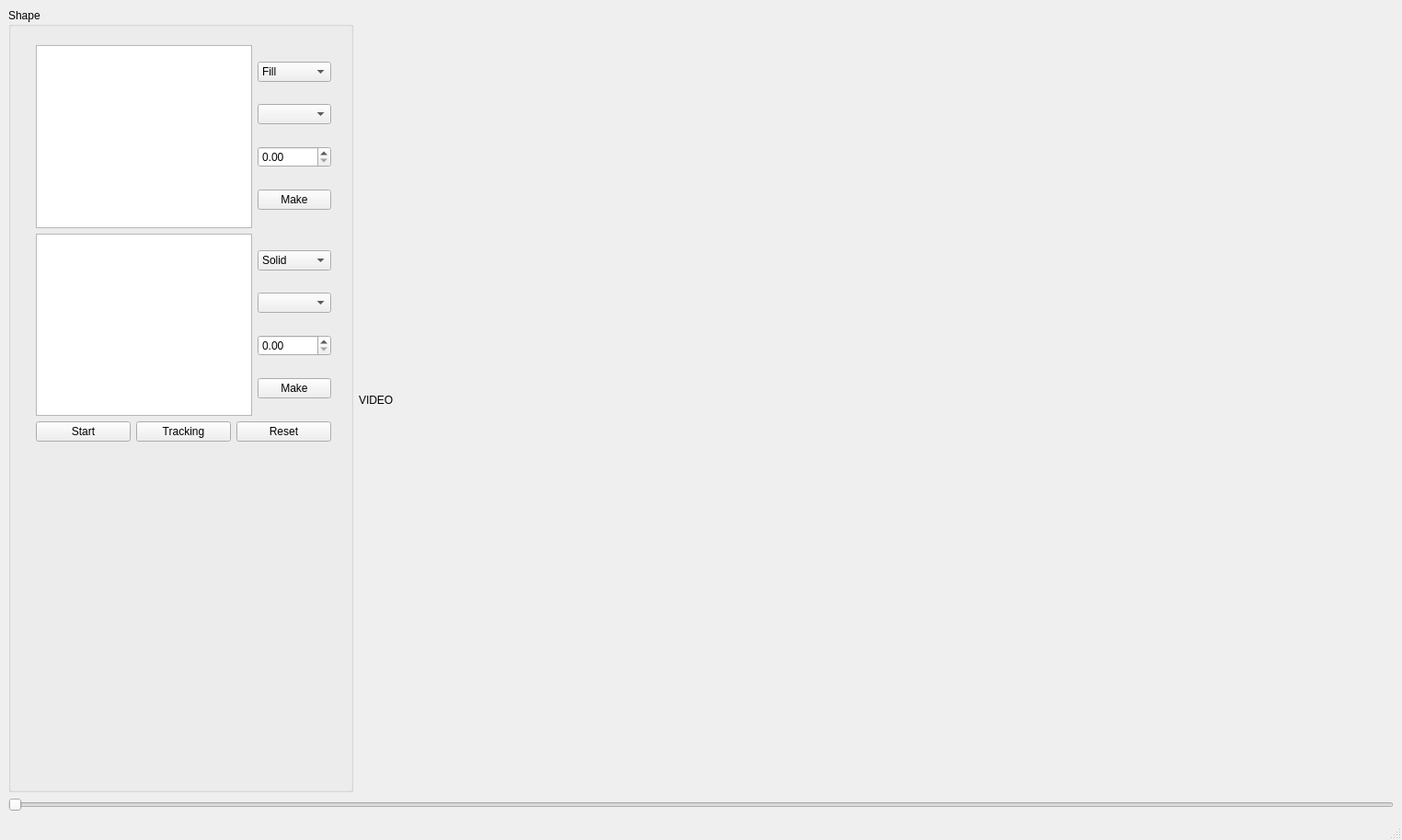
<?xml version="1.0" encoding="UTF-8"?>
<ui version="4.0">
 <class>MainWindow</class>
 <widget class="QMainWindow" name="MainWindow">
  <property name="geometry">
   <rect>
    <x>0</x>
    <y>0</y>
    <width>1524</width>
    <height>913</height>
   </rect>
  </property>
  <property name="windowTitle">
   <string>MainWindow</string>
  </property>
  <widget class="QWidget" name="centralwidget">
   <layout class="QHBoxLayout" name="horizontalLayout_2">
    <item>
     <layout class="QVBoxLayout" name="verticalLayout">
      <property name="sizeConstraint">
       <enum>QLayout::SetDefaultConstraint</enum>
      </property>
      <item>
       <layout class="QHBoxLayout" name="horizontalLayout" stretch="1,3">
        <item>
         <widget class="QGroupBox" name="groupBox">
          <property name="title">
           <string>Shape</string>
          </property>
          <widget class="QWidget" name="verticalLayoutWidget_2">
           <property name="geometry">
            <rect>
             <x>30</x>
             <y>40</y>
             <width>321</width>
             <height>431</height>
            </rect>
           </property>
           <layout class="QVBoxLayout" name="verticalLayout_2">
            <item>
             <layout class="QHBoxLayout" name="horizontalLayout_4">
              <item>
               <widget class="QGraphicsView" name="graphicsView"/>
              </item>
              <item>
               <layout class="QVBoxLayout" name="verticalLayout_3">
                <item>
                 <widget class="QComboBox" name="comboBox">
                  <item>
                   <property name="text">
                    <string>Fill</string>
                   </property>
                  </item>
                  <item>
                   <property name="text">
                    <string>Dotted</string>
                   </property>
                  </item>
                  <item>
                   <property name="text">
                    <string>Spin</string>
                   </property>
                  </item>
                  <item>
                   <property name="text">
                    <string>Ring</string>
                   </property>
                  </item>
                 </widget>
                </item>
                <item>
                 <widget class="QComboBox" name="comboBox_2"/>
                </item>
                <item>
                 <widget class="QDoubleSpinBox" name="doubleSpinBox"/>
                </item>
                <item>
                 <widget class="QPushButton" name="pushButton_3">
                  <property name="text">
                   <string>Make</string>
                  </property>
                 </widget>
                </item>
               </layout>
              </item>
             </layout>
            </item>
            <item>
             <layout class="QHBoxLayout" name="horizontalLayout_5">
              <item>
               <widget class="QGraphicsView" name="graphicsView_2"/>
              </item>
              <item>
               <layout class="QVBoxLayout" name="verticalLayout_4">
                <item>
                 <widget class="QComboBox" name="comboBox_3">
                  <item>
                   <property name="text">
                    <string>Solid</string>
                   </property>
                  </item>
                  <item>
                   <property name="text">
                    <string>Dotted</string>
                   </property>
                  </item>
                 </widget>
                </item>
                <item>
                 <widget class="QComboBox" name="comboBox_4"/>
                </item>
                <item>
                 <widget class="QDoubleSpinBox" name="doubleSpinBox_2"/>
                </item>
                <item>
                 <widget class="QPushButton" name="pushButton_4">
                  <property name="text">
                   <string>Make</string>
                  </property>
                 </widget>
                </item>
               </layout>
              </item>
             </layout>
            </item>
            <item>
             <layout class="QHBoxLayout" name="horizontalLayout_3">
              <item>
               <widget class="QPushButton" name="bt_start">
                <property name="text">
                 <string>Start</string>
                </property>
               </widget>
              </item>
              <item>
               <widget class="QPushButton" name="bt_track">
                <property name="text">
                 <string>Tracking</string>
                </property>
               </widget>
              </item>
              <item>
               <widget class="QPushButton" name="bt_reset">
                <property name="text">
                 <string>Reset</string>
                </property>
               </widget>
              </item>
             </layout>
            </item>
           </layout>
          </widget>
         </widget>
        </item>
        <item>
         <widget class="QLabel" name="label">
          <property name="text">
           <string>VIDEO</string>
          </property>
         </widget>
        </item>
       </layout>
      </item>
      <item>
       <widget class="QSlider" name="horizontalSlider">
        <property name="orientation">
         <enum>Qt::Horizontal</enum>
        </property>
       </widget>
      </item>
     </layout>
    </item>
   </layout>
  </widget>
  <widget class="QMenuBar" name="menubar">
   <property name="geometry">
    <rect>
     <x>0</x>
     <y>0</y>
     <width>1524</width>
     <height>20</height>
    </rect>
   </property>
  </widget>
  <widget class="QStatusBar" name="statusbar"/>
 </widget>
 <resources/>
 <connections/>
</ui>
